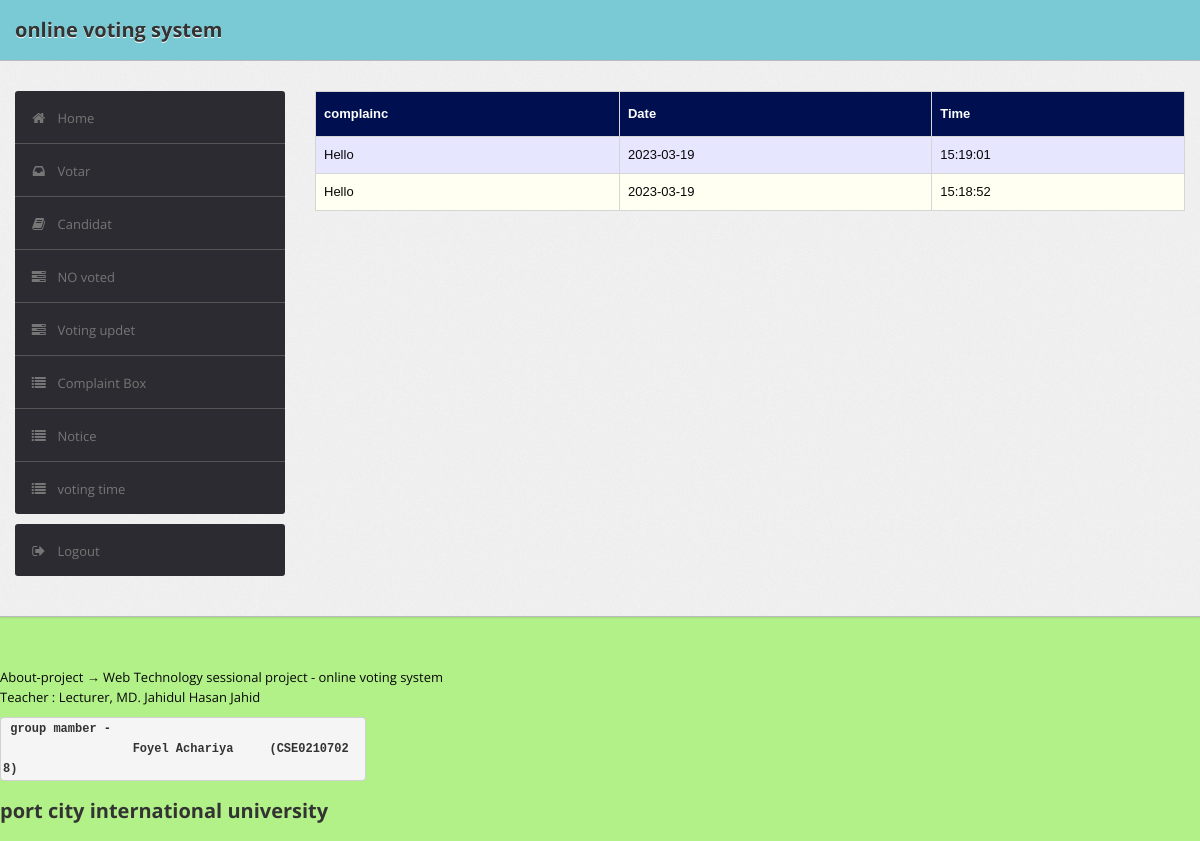
Screenshot of /admin/combox.php with the database file from the repository.
### tables this page shows
CREATE TABLE `combox` (
  `M_Id` int(10) NOT NULL,
  `mobile` varchar(50) DEFAULT NULL,
  `Msg` varchar(255) DEFAULT NULL,
  `Date` date DEFAULT NULL,
  `Time` time DEFAULT NULL
);

### admin/combox.php (the view, shortened to what this page needs)
<?php
$connect = mysqli_connect("localhost", "root", "", "online-vs");
?>
<!DOCTYPE html>
<html lang="en">
    <head>
        <link type="text/css" href="bootstrap/css/bootstrap.min.css" rel="stylesheet">
        <link type="text/css" href="bootstrap/css/bootstrap-responsive.min.css" rel="stylesheet">
        <link type="text/css" href="css/theme.css" rel="stylesheet">
        <link type="text/css" href="images/icons/css/font-awesome.css" rel="stylesheet">
    </head>
    <body>
        <div class="navbar navbar-fixed-top">
            <div class="navbar-inner">
                <div class="container">
                        <a class="brand" href="index.php">online voting system </a>
                </div>
            </div>
        </div>
        <div class="wrapper">
            <div class="container">
                <div class="row">
                    <div class="span3">
                        <div class="sidebar">
                        <ul class="widget widget-menu unstyled">
                                <li class="active"><a href="index.php"><i class="menu-icon icon-home"></i>Home
                                </a></li>
                                 <li><a href="votar.php"><i class="menu-icon icon-inbox"></i>Votar</a>
                                </li>
                                <li><a href="candidat.php"><i class="menu-icon icon-book"></i>Candidat </a></li>
                                <li><a href="novot.php"><i class="menu-icon icon-tasks"></i>NO voted </a></li>
                                <li><a href="candited.php"><i class="menu-icon icon-tasks"></i>Voting updet </a></li>
                                <li><a href="combox.php"><i class="menu-icon icon-list"></i>Complaint Box </a></li>
                                <li><a href="notice.php"><i class="menu-icon icon-list"></i>Notice </a></li>
                                <li><a href="timedate.php"><i class="menu-icon icon-list"></i>voting time </a></li>
                            </ul>
                            <ul class="widget widget-menu unstyled">
                                <li><a href="logout.php"><i class="menu-icon icon-signout"></i>Logout </a></li>
                            </ul>
                        </div>
                    </div>
                    <div class="span9">
                        <table class="table" id = "tables">
                                  <thead>
                                    <tr>
                                      <th>complainc</th>
                                      <th>Date</th>
                                      <th>Time</th>
                                    </tr>
                                  </thead>
                                  <tbody>
                                    <?php
                            $sql="select * from combox order by Date DESC,Time DESC";
                            $result=$connect->query($sql);
                            while($row=$result->fetch_assoc())
                            {
                                $msg=$row['Msg'];
                                $date=$row['Date'];
                                $time=$row['Time'];
                            ?>
                                    <tr>
                                      <td><?php echo $msg ?></td>
                                      <td><?php echo $date ?></td>
                                      <td><?php echo $time ?></td>
                                    </tr>
                               <?php } ?>
                               </tbody>
                                </table>
                            </div>
                </div>
            </div>
        </div>
        <div style=" margin-top: 50px ; " class="name" >
		     <p>About-project &rarr; Web Technology sessional project - online voting system </br> Teacher : Lecturer, MD. Jahidul Hasan Jahid </br>
              <pre style=" width: 30%;" > group mamber -
                  Foyel Achariya     (CSE02107028) </pre>
            </b> <h3 >port city international university </h3> </p>
		   </div>
    </body>
</html>

### admin/css/theme.css (style rules this page uses)
#tables { font-family: "Trebuchet MS", Arial, Helvetica, sans-serif; border-collapse: collapse; width: 100%; }
#tables td, #tables th { border: 1px solid #ddd; padding: 8px; }
#tables tr:nth-child(even) { background-color: #fffff2; }
#tables tr:nth-child(odd) { background-color: #e6e6ff; }
#tables th { padding-top: 12px; padding-bottom: 12px; text-align: left; background-color: #000F50; color: white; }
body { font-size: 13px; font-family: 'Open Sans', Arial, sans-serif; background: rgb(178, 241, 136); color: rgb(7, 7, 7) }
h1, h2, h3, h4, h5, h6 { color: #333; margin-top: 0 }
h3 { font-size: 20px }
pre, code { padding: 1px 2px; font-weight: bold; font-size: 12px }
.wrapper { background: url(../images/bg.png) #eee; border-bottom: 1px solid #bbb; -webkit-box-shadow: 0 1px 2px rgba(0,0,0,0.1); -moz-box-shadow: 0 1px 2px rgba(0,0,0,0.1); box-shadow: 0 1px 2px rgba(0,0,0,0.1); padding: 30px 0 }
body [class^="icon-"], body [class*=" icon-"] { font-size: 14px; line-height: 25px; height: 20px }
.navbar { position: static!important; margin: 0!important }
.navbar .navbar-inner { background: rgb(121, 202, 212); border-bottom: 1px solid #bbb; -webkit-box-shadow: 0 1px 2px rgba(0,0,0,0.15); -moz-box-shadow: 0 1px 2px rgba(0,0,0,0.15); box-shadow: 0 1px 2px rgba(0,0,0,0.15) }
.navbar .brand { color: #333; font-weight: bold; font-size: 20px; margin-right: 20px; padding: 20px }
.table { margin-bottom: 0 }
.table th, .table td { border-color: #d5d5d5!important }
.widget-menu { background: #fff; -webkit-border-radius: 3px; -moz-border-radius: 3px; border-radius: 3px; overflow: hidden }
.widget-menu a { color: #555; display: block; line-height: 20px; padding: 15px; text-decoration: none!important }
.widget-menu .menu-icon { margin-right: 10px; color: #767676; -webkit-transition: all .2s ease-in-out; -moz-transition: all .2s ease-in-out; transition: all .2s ease-in-out; }
.widget-menu>li+li { border-top: 1px solid #555 }
.widget-menu>li>a { background-color: #2d2b32; color: #767676; -webkit-transition: all .2s ease-in-out; -moz-transition: all .2s ease-in-out; transition: all .2s ease-in-out; }

### rows the page displays
combox: Msg "Hello", Date "2023-03-19", Time "15:19:01"
combox: Msg "Hello", Date "2023-03-19", Time "15:18:52"
